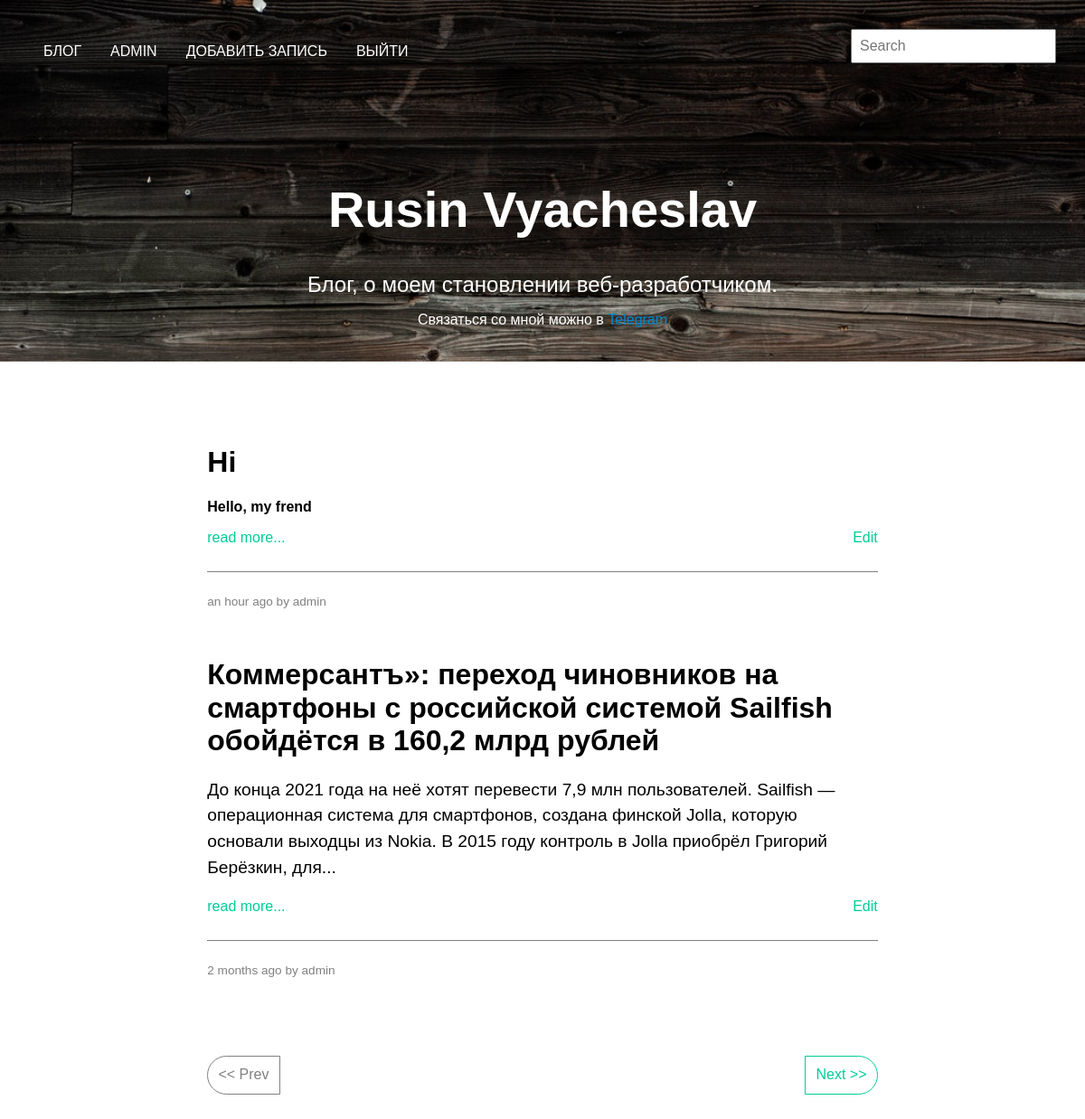
Screenshot of / (signed in) with the database file from the repository.
### app/models.py (models this page shows, shortened)
class Post(db.Model):
	id = db.Column(db.Integer, primary_key=True)
	header = db.Column(db.String(128), index=True)
	text = db.Column(db.String(512))
	date = db.Column(db.DateTime(), default=datetime.utcnow)
	user_id = db.Column(db.Integer, db.ForeignKey('user.id'))
	comment_id = db.relationship('Comment', backref='post', lazy=True)
	add_comment = db.Column(db.Boolean)
	views = db.Column(db.Integer(), default=0)

class User(UserMixin, db.Model):
	id = db.Column(db.Integer, primary_key=True)
	username = db.Column(db.String(64), index=True)
	email = db.Column(db.String(128))
	password_hash = db.Column(db.String(128))
	posts = db.relationship('Post', backref='user', lazy=True)

### app/views.py (the view)
@app.route('/', methods=['GET'])
def index():
	page = request.args.get('page', 1, type=int)
	per_page = app.config['POSTS_PER_PAGE']
	post = Post.query.order_by(Post.date.desc()).paginate(page, per_page, error_out=False)
	return render_template('indexx.html', post=post)

### app/models.py (called while the page is built)
@login.user_loader
def load_user(id):
	return User.query.get(int(id))

### app/views.py (called while the page is built)
@app.context_processor
def utility_processor():
    def comment_ct(id):
        return Comment.query.filter(Comment.post_id==id).count()
    return dict(comment_ct=comment_ct)

### app/templates/indexx.html
{% extends 'base.html' %}
{% block header %}
  {% include '_header.html' %}
{% endblock %}
{% block content %}
  <section class='main'>
      <div class='post' id='post'>
        {% for posts in post.items %}
        <h1 class='post__header'>
          {{ posts.header }}
        </h1>
        <p class='post__text'>
          {{ posts.text|truncate(240)|safe }}
        </p>
        <a href="{{ url_for('post', id=posts.id, _anchor='post') }}" class='link__post-next'>read more...</a>
        {% if current_user.is_authenticated %}
        <a href="{{ url_for('edit_post', id=posts.id, _anchor='edit_post') }}" class='link__post-next link-edit'>Edit</a>
        {% endif %}
        <div class='post__text-info'>
          <span class='post__info-date'>{{ moment(posts.date).fromNow() }} by {{ posts.user.username }}</span>
        </div>
      {% endfor %}
		{% if post.has_prev %}
		  <a style='color:#00cc99;' class='paginate left' href="{{ url_for('index', page=post.prev_num, _anchor='post') }}">&lt;&lt; Prev</a>
		{% else %}
		  <span class='disable left'>&lt;&lt; Prev</span>
		{% endif %}
		{% if post.has_next %}
		  <a style='color:#00cc99;' class='paginate right' href="{{ url_for('index', page=post.next_num, _anchor='post') }}">Next &gt;&gt;</a>
		{% else %}
		  <span class='disable right'>Next &gt;&gt;</span>
		{% endif %}
      </div>
    </section>
{% endblock %}

### app/static/style.css (style rules this page uses)
html, body { font-family: 'PT Sans', sans-serif; font-size: 16px; height: 100vh; width: 100%; }
a { text-decoration: none; color: #fff; }
a:link, a:visited { color: #fff; }
.main { display: flex; justify-content: center; flex-direction: space-between; padding: 1.5em; margin: 3em; }
.post { width: 70.215053763440862%; }
.post__text { line-height: 1.5em; letter-spacing: 0; font-size: 1.2em; }
.link__post-next, .link__post-next:link, .link__post-next:visited { color: #00cc99; }
.post__text-info { display: flex; flex-direction: flex-end; height: 3em; border-top: 1px solid gray; margin-top: 2em; margin-bottom: 4em; line-height: 3em; font-size: .85em; letter-spacing: 0; color: gray; }
.post__info-date { margin-right: auto; padding: 1em 0; }
.link-edit { display: inline-block; float: right; }
.paginate { display: inline-block; border: 1px solid #00cc99; padding: .7em; color: #00cc99; margin-top: 2em; }
a.paginate { -webkit-tap-highlight-color: rgba(0, 0, 0, 0); -webkit-tap-highlight-color: transparent; }
.disable { display: inline-block; border: 1px solid gray; padding: .7em; color: gray; margin-top: 2em; }
.left { border-radius: 1.5em 0 0 1.5em; }
.right { border-radius: 0 1.5em 1.5em 0; float: right; }

### app/static/normolize.css (style rules this page uses)
html { line-height: 1.15; -webkit-text-size-adjust: 100%; }
body { margin: 0; }
h1 { font-size: 2em; margin: 0.67em 0; }
a { background-color: transparent; }
b, strong { font-weight: bolder; }

### rows the page displays
Post: header "Hi", text "Hello, my frend", date "an hour ago", user.username "admin"
Post: header "Коммерсантъ»: переход чиновников на смартфоны с российской системой Sailfish обойдётся в 160,2 млрд рублей", text "До конца 2021 года на неё хотят перевести 7,9 млн пользователей. Sailfish — операционная система для смартфонов, создана финской Jolla, которую основали выходцы из Nokia. В 2015 году контроль в Jolla приобрёл Григорий Берёзкин, для...", date "2 months ago", user.username "admin"
